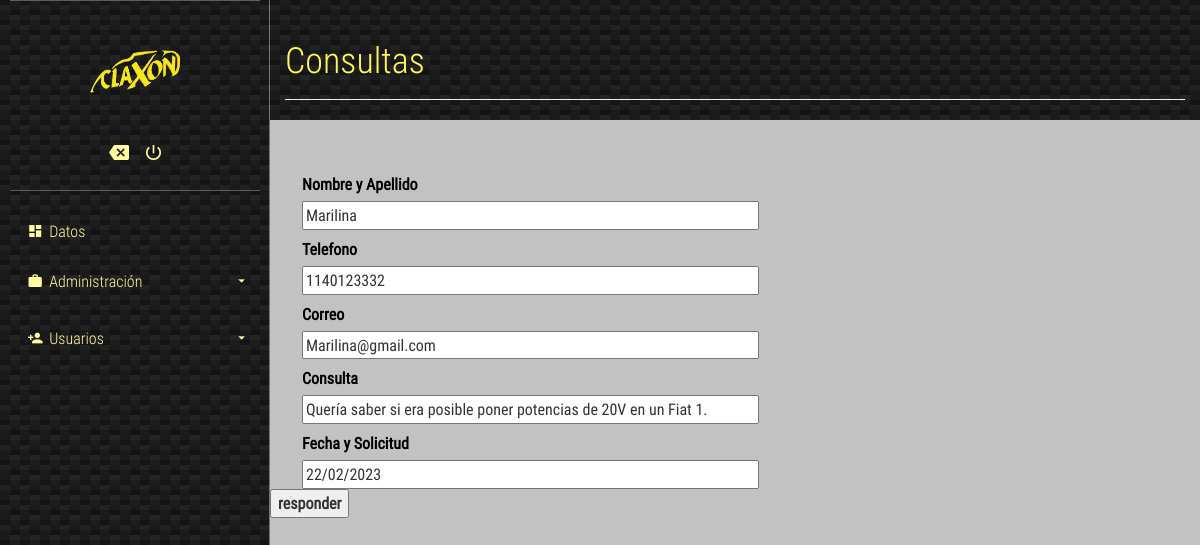
Screenshot of /verConsultas.php with the database file from the repository.
### tables this page shows
CREATE TABLE `consultas` (
  `Nombre` varchar(200) NOT NULL,
  `Telefono` varchar(15) NOT NULL,
  `id` int(11) NOT NULL,
  `Correo` varchar(200) NOT NULL,
  `Consulta` text NOT NULL,
  `Fecha_Solicitud` varchar(15) DEFAULT NULL
);

### verConsultas.php (the view, shortened to what this page needs)
<head>
	<link rel="stylesheet" href="./css/main.css">
</head>
<body>
	<section class="full-box cover dashboard-sideBar">
		<div class="full-box dashboard-sideBar-ct">
			<div class="full-box dashboard-sideBar-UserInfo">
				<figure class="full-box">
					<img src="claxon2.png" alt="UserIcon">
				</figure>
				<ul class="full-box list-unstyled text-center">
					<li>
						<a href="index.php">
							<i class="zmdi zmdi-tag-close"></i>
						</a>
					</li>
					<li>
						<a href="logout.php" class="btn-exit-system">
							<i class="zmdi zmdi-power"></i>
						</a>
					</li>
				</ul>
			</div>
			<ul class="list-unstyled full-box dashboard-sideBar-Menu">
				<li>
					<a href="home.php">
						<i class="zmdi zmdi-view-dashboard zmdi-hc-fw"></i> Datos
					</a>
				</li>
				<li>
					<a class="btn-sideBar-SubMenu">
						<i class="zmdi zmdi-case zmdi-hc-fw"></i> Administración <i class="zmdi zmdi-caret-down pull-right"></i>
					</a>
					<ul class="list-unstyled full-box">
					</ul>
				</li>
				<li>
					<a class="btn-sideBar-SubMenu">
						<i class="zmdi zmdi-account-add zmdi-hc-fw"></i> Usuarios <i class="zmdi zmdi-caret-down pull-right"></i>
					</a>
					<ul class="list-unstyled full-box">
					</ul>
				</li>
			</ul>
		</div>
	</section>
	<section class="full-box dashboard-contentPage">
		<div class="container-fluid">
			<div class="page-header">
			  <h1 class="text-titles">Consultas</h1>
			</div>
		</div>
		<?php
	include("conexion.php");
     $query = "SELECT nombre, telefono, correo, consulta, fecha_solicitud FROM consultas";
        $resultado = $conexion->query($query);
        while ($row = $resultado -> fetch_assoc()) {
            ?>
            <form class="articulo" class="post" method="post">
				<br><br/>
				<div class="row">
					<label for="nombres" class="labelRow"><b>Nombre y Apellido</b></label>
					<input class="controls" type="text" name="nombres" id="nombres" placeholder="Nombre y Apellido" value= "<?php echo $row['nombre'] ?>">
				</div>
				<div class="row">
					<label for="Telefono" class="labelRow"><b>Telefono</b></label>
        			<input class="controls" type="phone" name="Telefono" id="Telefono" placeholder="Telefono" value= "<?php echo $row['telefono'] ?>">
				</div>
				<div class="row">
					<label for="correo" class="labelRow"><b>Correo</b></label>
        			<input class="controls" type="email" name="correo" id="correo" placeholder="Correo" value= "<?php echo $row['correo'] ?>">
				</div>
				<div class="row">
					<label for="consulta" class="labelRow"><b>Consulta</b></label>
        			<input class="controls" type="text" name="consulta" id="consulta" placeholder="consulta" value= "<?php echo $row['consulta'] ?>">
				</div>
				<div class="row">
					<label for="fecha_solicitud" class="labelRow"><b>Fecha y Solicitud</b></label>
					<input class="controls" type="datetime" name="fecha_solicitud" id="fecha_solicitud" placeholder="fecha y solicitud" value= "<?php echo $row['fecha_solicitud'] ?>">
		        </div>
				<button>
 <b>responder</b>
</button>
            </form>
            <?php
         }
         ?>
	</section>
</body>
</html>

### css/main.css (style rules this page uses)
body, html { background-color: rgb(194, 194, 194); width: 100%; height: 100%; margin: 0; padding: 0; position: relative; font-size: 16px; font-family: 'RobotoCondensed'; overflow: hidden; }
.full-box { margin: 0; padding: 0; width: 100%; box-sizing: border-box; }
.cover { background: 50% 50% no-repeat; background-size: cover; }
.text-titles { color: #fff958; font-family: 'RobotoCondensedLight' }
.dashboard-sideBar, .dashboard-contentPage { position: absolute; top: 0; height: 100%; transition: all .3s ease-in-out; }
.dashboard-sideBar, .dashboard-sideBar-ct { width: 270px; }
.dashboard-sideBar { left: 0; z-index: 2; background: linear-gradient(27deg, #151515 5px, transparent 5px) 0 5px, linear-gradient(207deg, #151515 5px, transparent 5px) 10px 0px, linear-gradient(27deg, #222 5px, transparent 5px) 0px 10px, linear-gradient(207deg, #222 5px, transparent 5px) 10px 5px, linear-gradient(90deg, #1b1b1b 10px, transparent 10px), linear-gradient(#1d1d1d 25%, #1a1a1a 25%, #1a1a1a 50%, transparent 50%, transparent 75%, #242424 75%, #242424); background-color: #131313; background-size: 20px 20px; border-right: 1px solid rgba(255, 255, 255, .4); overflow: hidden; }
.dashboard-sideBar-ct { position: relative; height: 100%; padding: 0 10px; padding-bottom: 30px; }
.dashboard-sideBar-UserInfo { border-top: 1px solid rgba(255, 255, 255, .3); border-bottom: 1px solid rgba(255, 255, 255, .3); color: #fff; font-size: 14px; padding: 20px 0; }
.dashboard-sideBar-UserInfo figure img { width: 100px; height: 100px; border-radius: 100%; display: block; margin: 0 auto; }
.dashboard-sideBar-UserInfo ul { margin-top: 15px; }
.dashboard-sideBar-UserInfo ul > li, .dashboard-sideBar-UserInfo ul > li > a { display: inline-block; color: rgb(255, 253, 158); }
.dashboard-sideBar-UserInfo ul > li > a { outline: none; font-size: 20px; padding: 7px; transition: all .3s ease-in-out; }
.dashboard-sideBar-Menu { padding-top: 15px; }
.dashboard-sideBar-Menu > li, .dashboard-sideBar-Menu > li > a, .dashboard-sideBar-Menu > li > ul > li, .dashboard-sideBar-Menu > li > ul > li > a { line-height: 50px; font-family: "RobotoCondensedLight"; display: block; color: rgb(255, 253, 158); text-decoration: none; border-radius: 4px; transition: all .3s ease-in-out; position: relative; }
.dashboard-sideBar-Menu > li > a > i.zmdi-caret-down { line-height: 50px; transition: all .3s ease-in-out; }
.dashboard-sideBar-Menu > li > a { padding: 0 15px; box-sizing: border-box; height: 50px; outline: none; }
.dashboard-sideBar-Menu > li > ul { position: relative; padding-top: 7px; height: 0; overflow: hidden; }
.dashboard-contentPage { right: 0; z-index: 1; padding-left: 270px; }

### verConsultas.php (style rules this page uses)
.labelRow { color: black; display: block; }
input { width: 50%; }
.row { margin-left: 2rem; margin-top: 0.5rem; }

### rows the page displays
consultas: nombres "Marilina", Telefono "1140123332", correo "Marilina@gmail.com", consulta "Quería saber si era posible poner potencias de 20V en un Fiat 1.", fecha_solicitud "22/02/2023"
